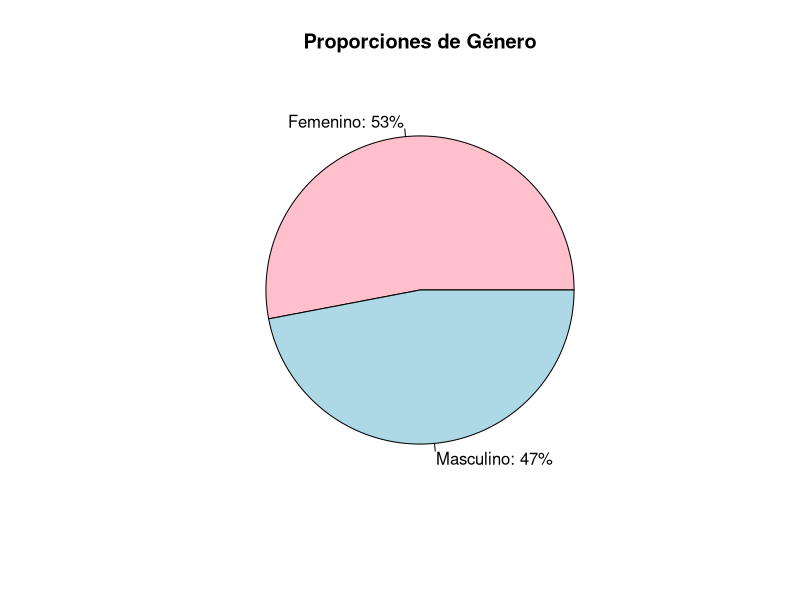
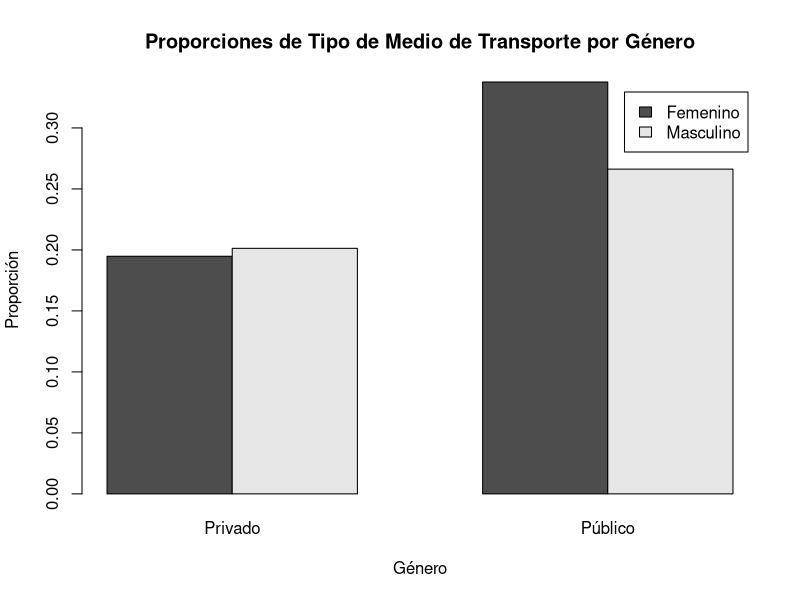
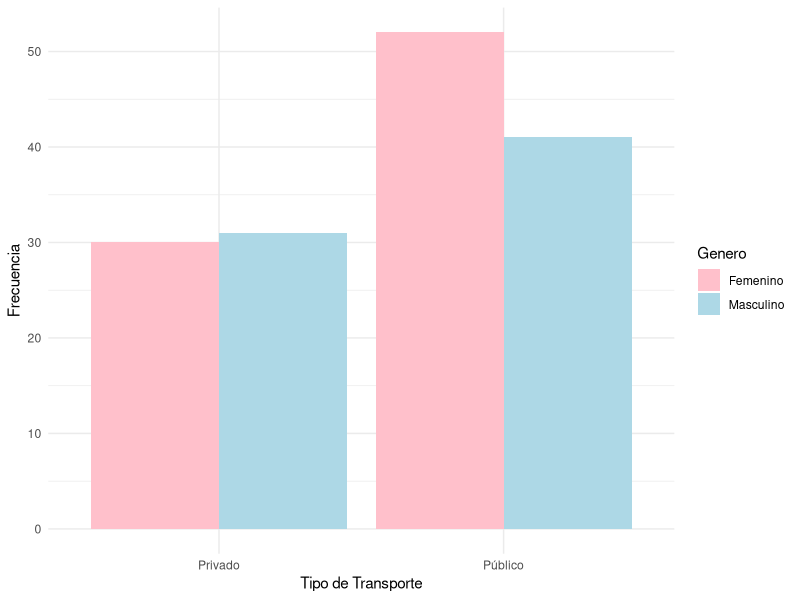
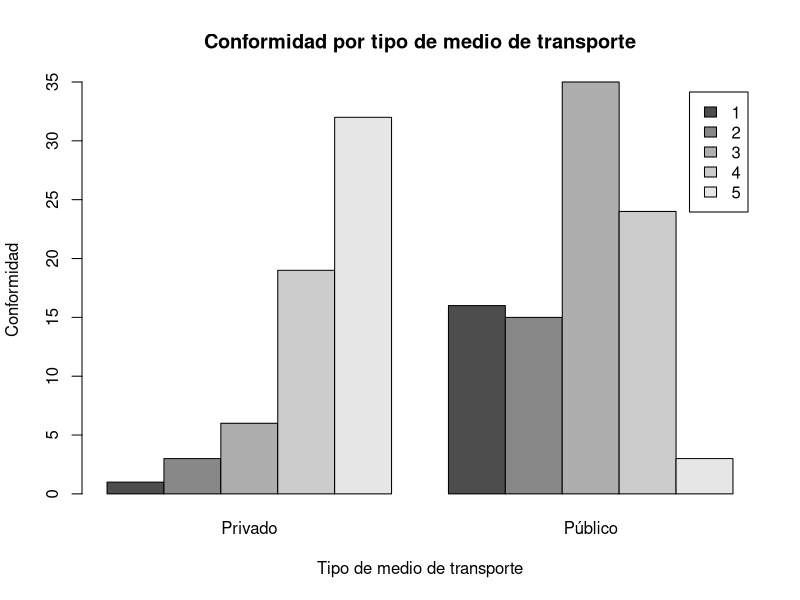
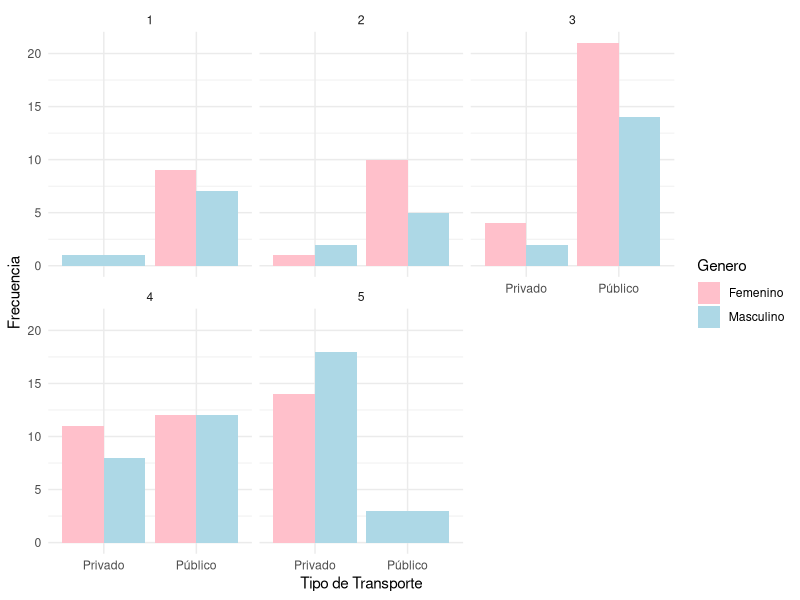
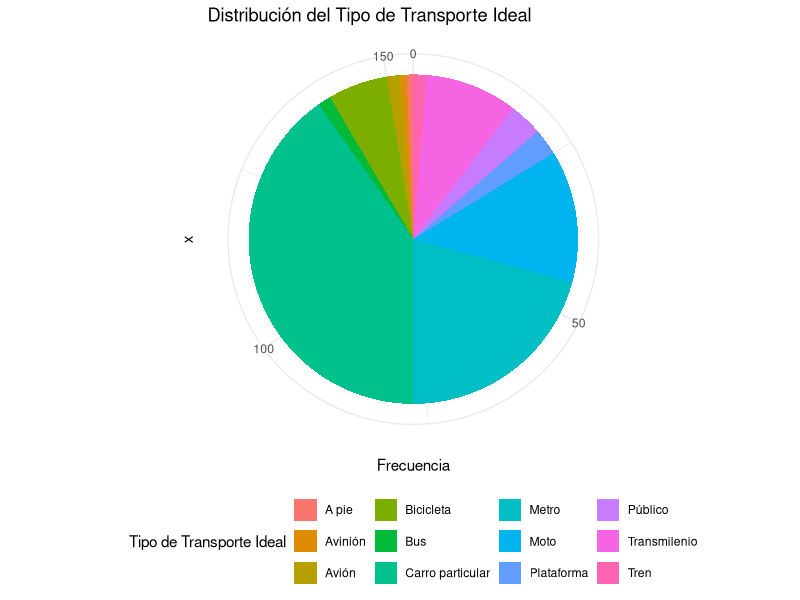
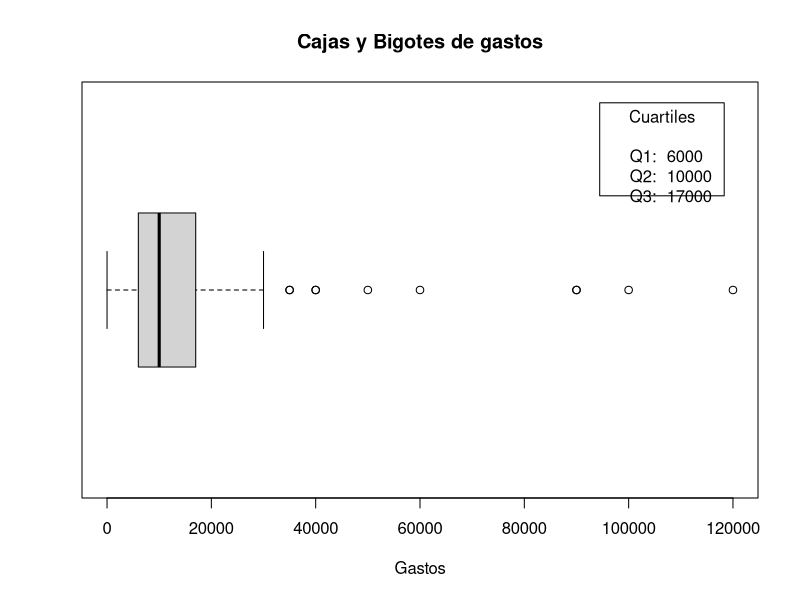
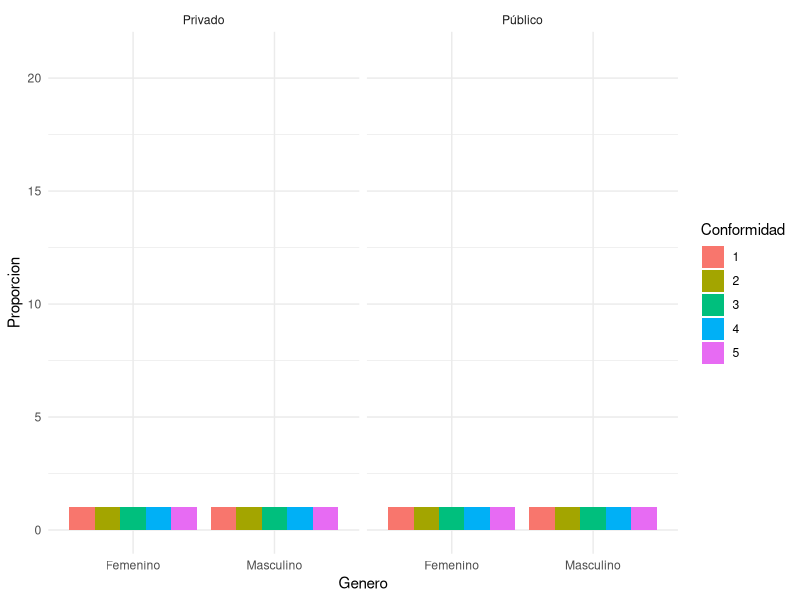

Source code (R) for these figures, in order:
## ---- chunk 1
 library(readxl)
 library(ggplot2)
 dr = read_excel("ENCUESTA MOVILIDAD(1-154) (1).xlsx")
 dr
 #Borrar las columnas innecesarias generadas por Microsoft Forms
 dr = dr[, -c(1)]
 generos = table(dr$`Genero `)
 
 
 proporciones_Genero = prop.table(generos)
 
 # Crear un gráfico de torta para mostrar la proporción en genero
  proporciones_Genero=round(proporciones_Genero, 2)
  etiquetas = paste0(names(proporciones_Genero), ": ", proporciones_Genero * 100, "%")
  graficaGeneros = pie(proporciones_Genero, col = c("pink", "lightblue"), main = "Proporciones de Género", labels = etiquetas)


relacionMedioTrans_Genero = table(dr$`Genero `, dr$`¿Qué tipo transporte usa?`)
tabla_RelacionMedioTrans=table(prop.table(relacionMedioTrans_Genero))
prop_relacionMedioTrans_Genero = prop.table(relacionMedioTrans_Genero)

barplot(prop_relacionMedioTrans_Genero, beside = TRUE, legend.text = TRUE, main = "Proporciones de Tipo de Medio de Transporte por Género", xlab = "Género", ylab = "Proporción")

# Calcular la proporción de Tipo de Medio de Transporte por Género
prop_relacionMedioTrans_Genero = prop.table(table(dr$`Genero `, dr$`¿Qué tipo transporte usa?`))



# Relación entre tipo de medio de transporte y género

ggplot(dr, aes(x = `¿Qué tipo transporte usa?`, fill = `Genero `)) +
  geom_bar(position = "dodge") +
  labs(
    x = "Tipo de Transporte",
    y = "Frecuencia") +
  scale_fill_manual(values = c("pink", "lightblue")) +
  theme_minimal()


#Relacion entre nivel de conformidad y tipo de medio de transporte

barplot(table(dr$'Nivel de conformidad',dr$'¿Qué tipo transporte usa?'),beside = TRUE, legend.text = TRUE,main = "Conformidad por tipo de medio de transporte",xlab = "Tipo de medio de transporte", ylab="Conformidad")



# Conformidad por tipo de transporte y género
ggplot(dr, aes(x = `¿Qué tipo transporte usa?`, fill = `Genero `)) +
  geom_bar(position = "dodge") +
  facet_wrap(~ `Nivel de conformidad`) +
  labs(
       x = "Tipo de Transporte",
       y = "Frecuencia") +
  scale_fill_manual(values = c("pink", "lightblue")) +
  theme_minimal()


# Calcular la frecuencia de cada tipo de transporte ideal

frecuencia_transporte_ideal <- table(dr$`Medio transporte ideal. ¿Por qué?`)

# Convertir la tabla en un dataframe
df_frecuencia <- as.data.frame(frecuencia_transporte_ideal)

# Renombrar las columnas
colnames(df_frecuencia) <- c("Transporte_Ideal", "Frecuencia")

# Crear el gráfico de torta
ggplot(df_frecuencia, aes(x = "", y = Frecuencia, fill = Transporte_Ideal)) +
  geom_bar(stat = "identity") +
  coord_polar("y", start = 0) +
  labs(title = "Distribución del Tipo de Transporte Ideal",
       fill = "Tipo de Transporte Ideal") +
  theme_minimal() +
  theme(legend.position = "bottom")

# Boxplot para analizar gastos promedios de dinero
bp <- boxplot(as.numeric(dr$`En promedio cuánto dinero gasta a diario, en transporte`), 
  main="Cajas y Bigotes de gastos", 
  xlab="Gastos", 
  horizontal=TRUE)

# Mostrar los valores de q1, q2 y q3
q1 <- bp$stats[2]
q2 <- bp$stats[3]
q3 <- bp$stats[4]

# Agregar las etiquetas al gráfico
legend("topright", inset=.05, title="Cuartiles", 
       legend=paste("Q1: ", round(q1, 2), "\nQ2: ", round(q2, 2), "\nQ3: ", round(q3, 2)), cex=1)

# Gráfico que permita analizar género, conformidad y tiempo usando tablas de contingencia

# Crear una tabla de contingencia entre genero, conformidad y tiempo
tabla_contingencia <- table(dr$`Genero `, dr$`Nivel de conformidad`, dr$`¿Qué tipo transporte usa?`)
View(tabla_contingencia)

# Convertir la tabla de contingencia en un dataframe
df_contingencia <- as.data.frame.table(tabla_contingencia)

# Renombrar las columnas
colnames(df_contingencia) <- c("Genero", "Conformidad", "Tipo_Transporte", "Frecuencia")

# Crear el grafico de barras
ggplot(df_contingencia, aes(x = Genero, fill = Conformidad)) +
  geom_bar(position = "dodge") +
  facet_wrap(~ Tipo_Transporte) +
  labs(
    x = "Genero",
    y = "Proporcion",
    fill = "Conformidad") +
  theme_minimal() +
  ylim(0, max(df_contingencia$Frecuencia))

# Boxplot para analizar tiempo 
bp <- boxplot(as.numeric(dr$`Tiempo que tarda en 1 recorrido (Minutos)`),
  main = "Cajas y Bigotes de tiempo",
  xlab = "Tiempo",
  horizontal = T)

# Mostrar los valores de q1, q2 y q3
q1 <- bp$stats[2]
q2 <- bp$stats[3]
q3 <- bp$stats[4]

# Agregar las etiquetas al gráfico
legend("topright", inset=.05, title="Cuartiles", 
       legend=paste("Q1: ", round(q1, 2), "\nQ2: ", round(q2, 2), "\nQ3: ", round(q3, 2)), cex=1)

#Realizar una tabla de datos agrupados para analizar el tiempo con respecto al nivel de conformidad
